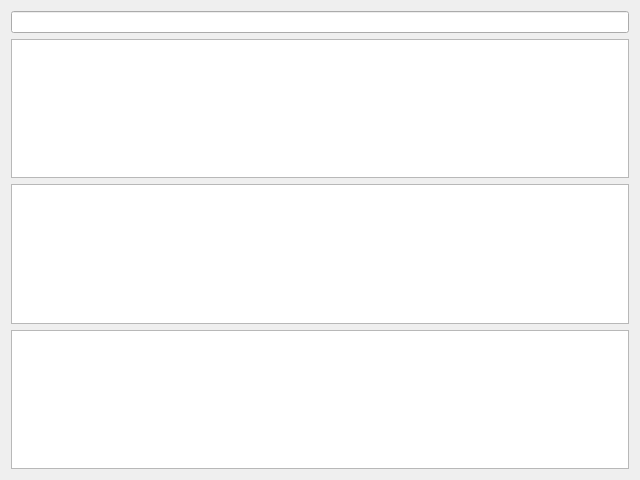
<?xml version="1.0" encoding="UTF-8"?>
<!-- SPDX-License-Identifier: MIT -->
<ui version="4.0">
 <class>TextLab</class>
 <widget class="QWidget" name="TextLab">
  <property name="geometry">
   <rect>
    <x>0</x>
    <y>0</y>
    <width>640</width>
    <height>480</height>
   </rect>
  </property>
  <property name="windowTitle">
   <string>Text</string>
  </property>
  <layout class="QVBoxLayout" name="col">
   <item><widget class="QLineEdit" name="line"/></item>
   <item><widget class="QTextEdit" name="rich"/></item>
   <item><widget class="QPlainTextEdit" name="plain"/></item>
   <item><widget class="QTextBrowser" name="browser"/></item>
  </layout>
 </widget>

</ui>
